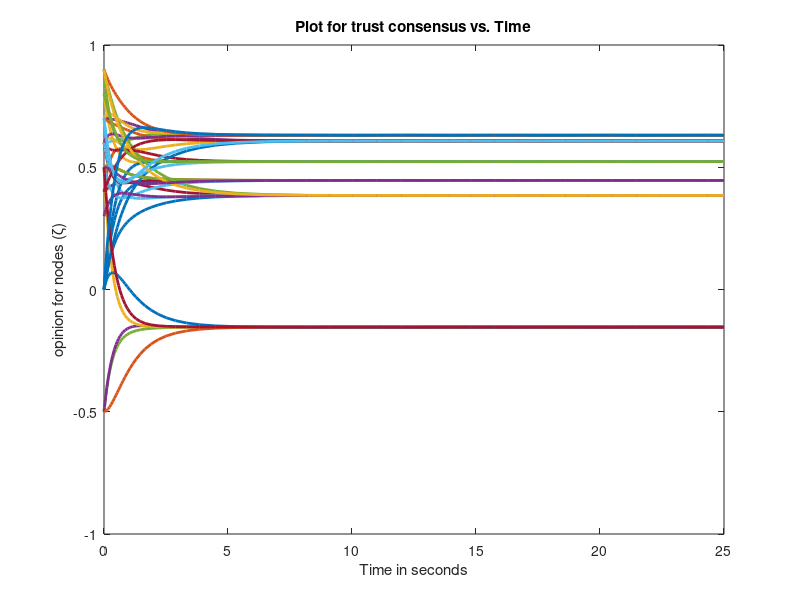
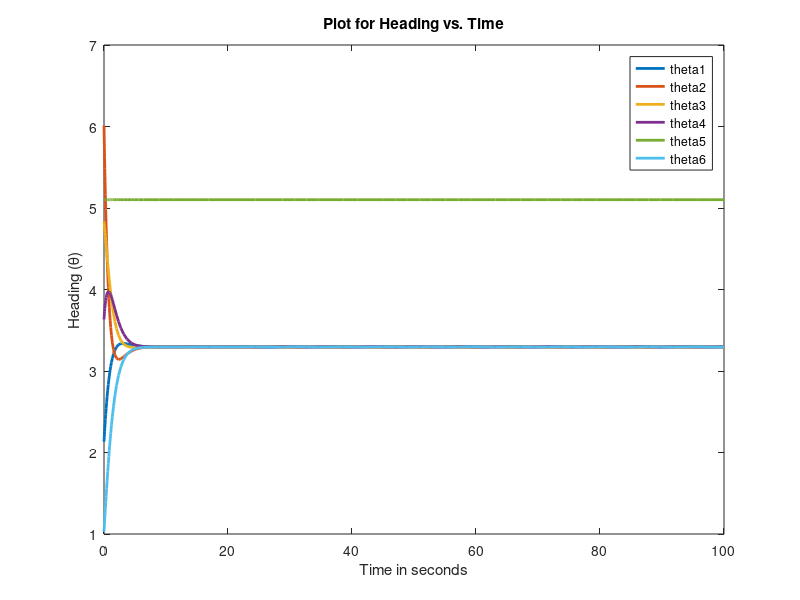
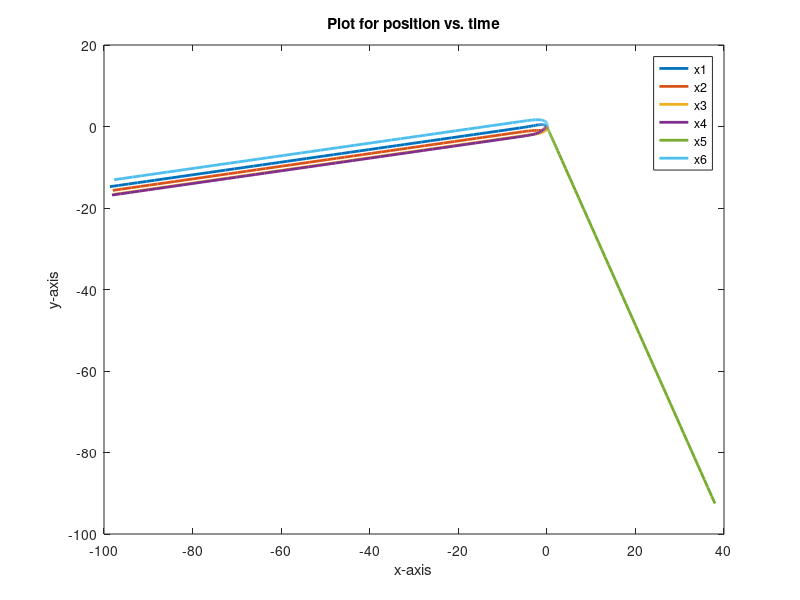

Write MATLAB code to recreate these figures, in order.
function trustconsensus
itrust(:,1)=[0;0.5;0.8;0.7;-0.5;0.6];
itrust(:,2)=[0.4;0;0.4;0.6;-0.5;0.9];
itrust(:,3)=[0.7;0.6;0;0.7;0.5;0.6];
itrust(:,4)=[0.9;0.5;0.6;0;-0.5;0.7];
itrust(:,5)=[0.3;0.5;0.6;0.4;0;0.9];
itrust(:,6)=[0.9;0.5;0.8;0.7;0.5;0];
init=[itrust(:,1);itrust(:,2);itrust(:,3);itrust(:,4);itrust(:,5);itrust(:,6)]
AT=init
tin=[0 25];
[t,x]=ode23(@equations,tin,init);
function dx=equations(t,x)
 dx=zeros(36,1);
 dx(1:6)=x(13:18)-x(1:6);
 dx(7:12)=x(1:6)+x(31:36)-x(7:12)-x(7:12);
 dx(13:18)=x(1:6)+x(7:12)-x(13:18)-x(13:18);
 dx(19:24)=x(7:12)-x(19:24);
 dx(25:30)=x(13:18)-x(25:30);
 dx(31:36)=x(19:24)+x(25:30)-x(31:36)-x(31:36);
end
figure()
plot(t,x,'LineWidth',2)
title('Plot for trust consensus vs. Time')
ylabel('opinion for nodes (\zeta)')
xlabel('Time in seconds')
Z1=x(:,1:6);
Z2=x(:,7:12);
Z3=x(:,13:18);
Z4=x(:,19:24);
Z5=x(:,25:30);
Z6=x(:,31:36);
finval=length(Z1(:,1));
trustcon=[Z1(finval,:);Z2(finval,:);Z3(finval,:);Z4(finval,:);Z5(finval,:);Z6(finval,:)];
a=0.5; V=1;
tint=[0 100]; %time interval
A=[0 0 0.5 0 0 0;0.5 0 0 0 0 0.5;0.5 0.5 0 0 0 0;0 0.5 0 0 0 0;0 0 0.5 0 0 0;0 0 0 0.5 0.5 0];
D=[0.5 0 0 0 0 0;0 1 0 0 0 0;0 0 1 0 0 0;0 0 0 0.5 0 0;0 0 0 0 0.5 0;0 0 0 0 0 1];
for i=1:1:6
    for j=1:1:6
        if trustcon(i,j)<0
            ErrN(i)=j;
        end
    end
end
if range(ErrN)==0
    ErrorNode=ErrN(1);
end
for i=1:1:6
    if A(i,ErrorNode)>0
        ou=1;
        DC(ou)=i;
        ErrorWeight(ou)=A(i,ErrorNode);
        ou=ou+1;
    end
end
for i=1:1:length(DC)
    D(DC(i),DC(i))=D(DC(i),DC(i))-ErrorWeight(i);
end
%% if direction and position of erroneous node is still of interest
init=rand(1,6).*(2*pi);
A(:,ErrorNode)=[0 0 0 0 0 0];
A(ErrorNode,:)=[0 0 0 0 0 0];
D(ErrorNode,ErrorNode)=[0];
L=D-A;
[T,th]=ode23(@equation,tint,[init zeros(1,12)]);
function dth=equation(T,th)
    dth=zeros(18,1);
    dth(1:6)=-L*th(1:6);
    dth(7:12)=cos(th(1:6));
    dth(13:18)=sin(th(1:6));
end
figure()
plot(T,th(:,1:6),'LineWidth',2)
title('Plot for Heading vs. Time')
ylabel('Heading (\theta)')
xlabel('Time in seconds')
legend({'theta1','theta2','theta3','theta4','theta5','theta6'})
figure()
plot(th(:,7:12),th(:,13:18),'LineWidth',2)
title('Plot for position vs. time')
xlabel('x-axis')
ylabel('y-axis')
legend({'x1','x2','x3','x4','x5','x6'})
%% if erroneous node is no longer of interest
% init=rand(1,5).*(2*pi);
% A(:,ErrorNode)=[];
% A(ErrorNode,:)=[];
% D(:,ErrorNode)=[];
% D(ErrorNode,:)=[];
% L=D-A;
% [T,th]=ode23(@equation,tint,[init zeros(1,10)]);
% function dth=equation(T,th)
%     dth=zeros(15,1);
%     dth(1:5)=-L*th(1:5);
%     dth(6:10)=cos(th(1:5));
%     dth(11:15)=sin(th(1:5));
% end
% figure()
% plot(T,th(:,1:5),'LineWidth',2)
% figure()
% plot(th(:,6:10),th(:,11:15),'LineWidth',2)
end